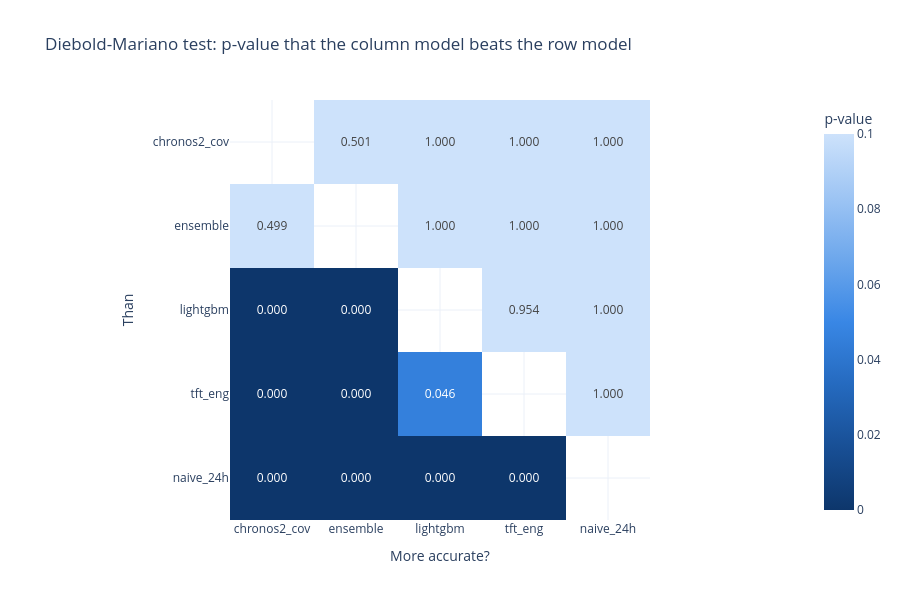

Source (notebook cell):
### Code cell
models = pl.read_csv(ROOT / f"results/scores_{name}.csv")["model"].to_list()
plots.dm_heatmap(evaluate.dm_matrix(df, preds, models)).update_layout(height=600)

### Figure 1 — Plotly figure (JSON) as saved in the notebook; plotly's stock layout.template omitted (floating-point values rounded to 4 significant figures)
{"data": [{"coloraxis": "coloraxis", "hovertemplate": "%{x} better than %{y}: p = %{z:.4f}<extra></extra>", "name": "0", "texttemplate": "%{z:.3f}", "type": "heatmap", "x": ["chronos2_cov", "ensemble", "lightgbm", "tft_eng", "naive_24h"], "xaxis": "x", "y": ["chronos2_cov", "ensemble", "lightgbm", "tft_eng", "naive_24h"], "yaxis": "y", "z": [[NaN, 0.5009, 1.0, 1.0, 1.0], [0.4991, NaN, 1.0, 1.0, 1.0], [1.487e-08, 6.269e-26, NaN, 0.9539, 1.0], [2.218e-17, 5.629e-22, 0.04612, NaN, 1.0], [8.883e-79, 1.318e-84, 3.346e-71, 1.516e-69, NaN]]}], "layout": {"coloraxis": {"autocolorscale": false, "cmax": 0.1, "cmin": 0, "colorbar": {"title": {"text": "p-value"}}, "colorscale": [[0, "#0d366b"], [0.1667, "#184f95"], [0.3333, "#256abf"], [0.5, "#3987e5"], [0.6667, "#6da7ec"], [0.8333, "#9ec5f4"], [1, "#cde2fb"]]}, "height": 600, "title": {"text": "Diebold-Mariano test: p-value that the column model beats the row model"}, "xaxis": {"anchor": "y", "constrain": "domain", "domain": [0, 1], "scaleanchor": "y", "title": {"text": "More accurate?"}}, "yaxis": {"anchor": "x", "autorange": "reversed", "constrain": "domain", "domain": [0, 1], "title": {"text": "Than"}}}}
